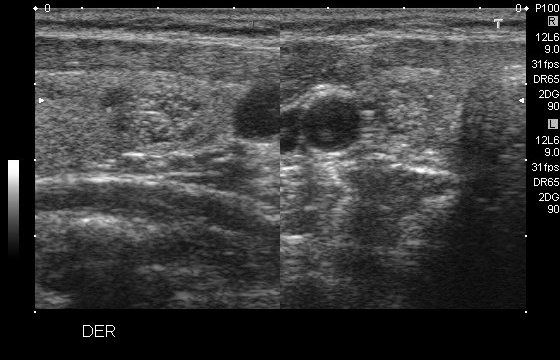
%> input picture all_image/110_1.jpg, 560 x 360 px; its folder holds only this picture in this run
$ octave main.m   (GNU Octave 9; MATLAB toolbox functions it lacks are replaced by stand-ins)
%> lines starting %> are read from the running program, lines starting %| are printed output that depends on the picture; in (x1, y1, x2, y2) boxes, pixels count from 0 and x2, y2 are one past the last pixel; in counts of white or black regions, pixels touching at a corner belong together; the program's own positions count from 1
%> `hsv = rgb2hsv(im);`: hsv: size 360x560x3 double; mean H, S, V 0, 0, 59.9
### GUM.m
function [ v2 ] = GUM( x1 )
    [ m, n, k ] = size( x1 );
%> m = 360; n = 560; k = 1
    x = x1;
    mask = ( 1 / 25 ) * ones( 5, 5 );

    y1 = conv2( x, double( mask ), 'same' );
    d = x - y1;
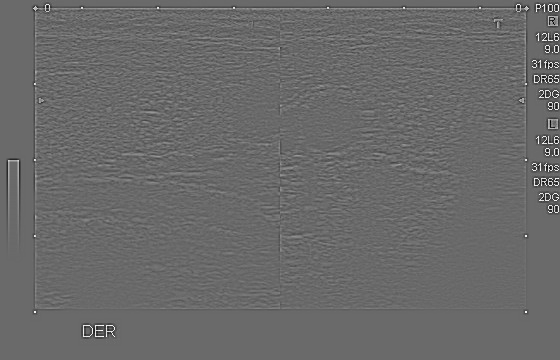
%> d: size 360x560 double; min -0.623, max 0.875, mean 6.64e-05; drawn with min black and max white
    g = 3 .* d;
    v1 = y1 + g;
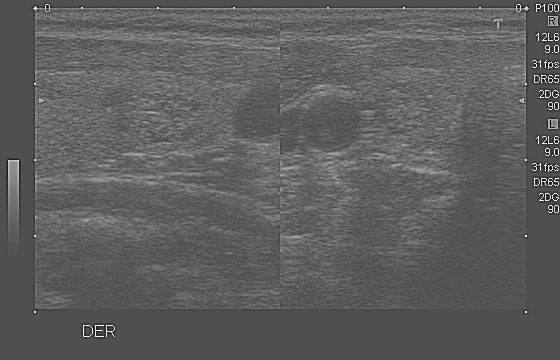
%> v1: size 360x560 double; min -1.25, max 2.75, mean 0.235; drawn with min black and max white


    % median filtering
    y2 = medfilt2( x, [ 7, 7 ] );

    % X = (1-x)/x
    X = ( 1 - x ) ./ max( x, 0.01 );
    Y = ( 1 - y2 ) ./ max( y2, 0.01 );
    I = ones( m, n );

    % d = x - y1
    d1 = I ./ ( 1 + ( X ./ Y ) );
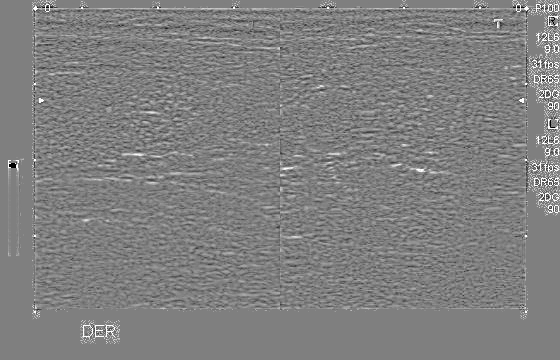
%> d1: size 360x560 double; 0.01% of the values are NaN or infinite; the others: min 0.00384, max 1, mean 0.505; drawn with min black, max white, NaN and infinite black
%     imshow(d1);
%     title('d');

    % contrast enhancement z
    h = adapthisteq( y2, 'clipLimit', 0.005 );
%     figure, imshow(h), title('z');


    c = ( 2 .* d1 ) - 1;
    Gmax = 3;Gmin = 1;eta = 0.5;
    beta = ( Gmax - Gmin ) / ( 1 - exp(  - 1 ) );
    alpha = ( Gmax - beta );
    gama = alpha + ( beta * exp(  - 1 .* abs( c ) .^ eta ) );
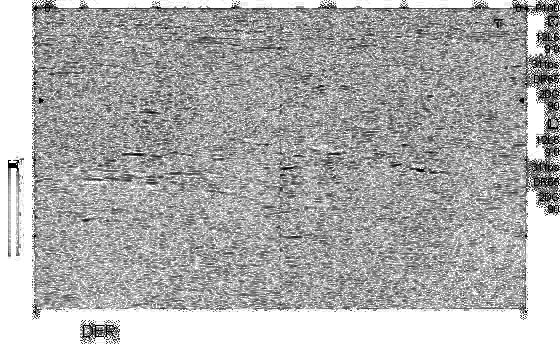
%> gama: size 360x560 double; 0.01% of the values are NaN or infinite; the others: min 1, max 3, mean 2.39; drawn with min black, max white, NaN and infinite black

    % wn modified
    ind = find(abs(c)>0.1 & abs(c)<0.3);
%> ind = 58781 values from 3057 to 201443
    gama(ind) = 0.95;
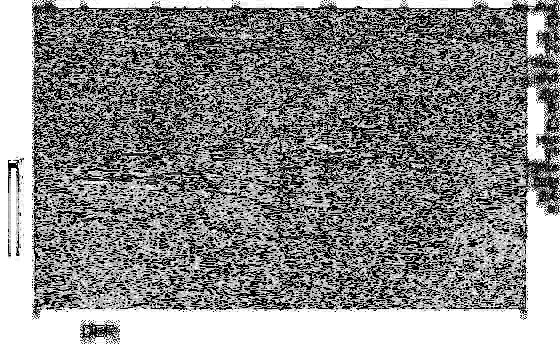
%> gama: size 360x560 double; 0.01% of the values are NaN or infinite; the others: min 0.95, max 3, mean 2.1; drawn with min black, max white, NaN and infinite black


    % gama * d1
    D = ( 1 - d1 ) ./ max( d1, 0.01 );
    g = I ./ ( 1 + D .^ gama );
%     figure, imshow(g), title('g');

    % h + g
    G = ( 1 - g ) ./ max( g, 0.01 );
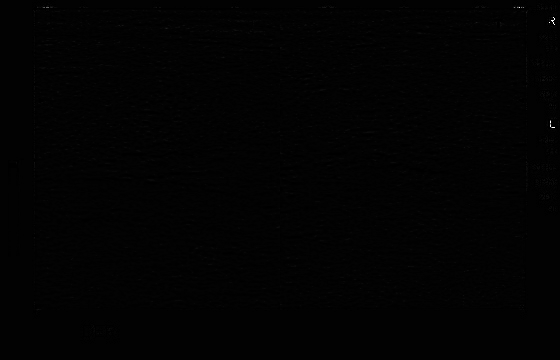
%> G: size 360x560 double; 0.01% of the values are NaN or infinite; the others: min 0, max 99.05, mean 1.06; drawn with min black, max white, NaN and infinite black
    H = ( 1 - h ) ./ max( h, 0.01 );
    v2 = I ./ max( 0.1, ( 1 + ( H .* G ) ) );

    t = v2 > 1;
%> t: size 360x560 logical; 0.01% white; 1 white region, box (x1, y1, x2, y2) and area: (9, 163, 16, 168) 30
    v2( t ) = x( t );
%> v2: size 360x560 double; min 0.00583, max 1, mean 0.257
end

### main.m
clc;
clear all;
close all;

ALL_IMAGE = './all_image/';
USM_IMAGE = './gum_denoise_image/';
RESULT_IMAGE = './gum_denoise_gamma_image/';

% read all image's name
image_name = dir([ALL_IMAGE '*.jpg']);
image_name = {image_name.name};

for i = 1:1:length(image_name)
    im_path  = [ALL_IMAGE image_name{i}];
    im = double(imread(im_path));

    % USM
    hsv = rgb2hsv(im);
    v = hsv(:, :, 3);
    Y3 = GUM( v./255);
    hsv( :, :, 3 )= Y3.*255;
%> hsv: size 360x560x3 double; mean H, S, V 0, 0, 65.6
    im_usm = hsv2rgb(hsv);

    % Gamma Trans
    a= 1;
    Gamma = 0.9;
    im_result = a * (im_usm.^Gamma);
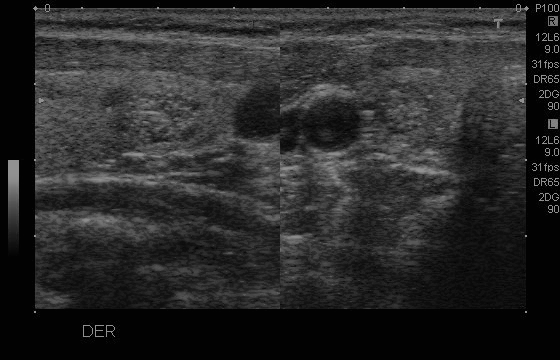
%> im_result: size 360x560x3 double; min 1.43, max 146.5, mean 41.6

    % store
    out_path_usm = [USM_IMAGE 'gum_denoise_' image_name{i}];
    out_path_result = [RESULT_IMAGE 'gum_denoise_gamma_' image_name{i}];
    imwrite(uint8(im_usm), out_path_usm);
    imwrite(uint8(im_result), out_path_result);
end

$ run again, on all_image/130_2.jpg
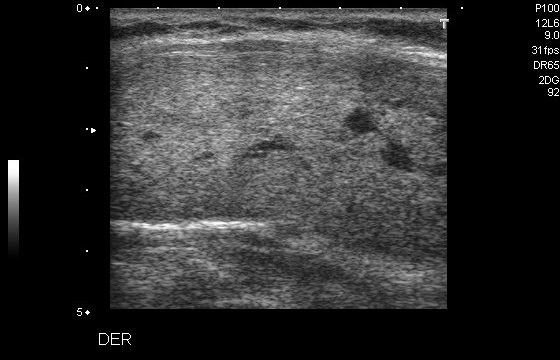
%> input picture all_image/130_2.jpg, 560 x 360 px
%> in GUM, `gama = alpha + ( beta * exp(  - 1 .* abs( c ) .^ eta ) );`:
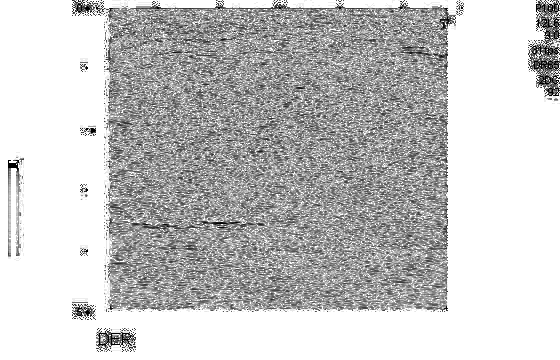
%> gama: size 360x560 double; 0.01% of the values are NaN or infinite; the others: min 1, max 3, mean 2.55; drawn with min black, max white, NaN and infinite black
%> ind = 45848 values from 3057 to 201294
%> t: size 360x560 logical; 0.01% white; 1 white region, box (x1, y1, x2, y2) and area: (9, 163, 16, 168) 30
%> `im_result = a * (im_usm.^Gamma);`:
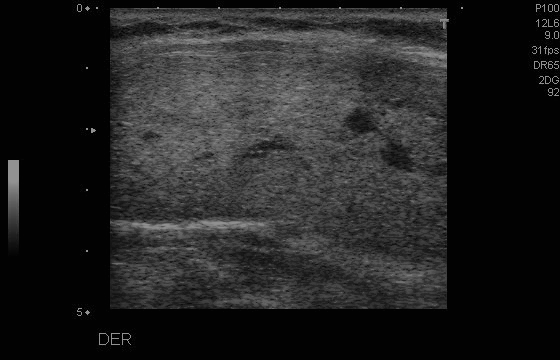
%> im_result: size 360x560x3 double; min 1.46, max 146.5, mean 35.1

$ run again, on all_image/131_1.jpg
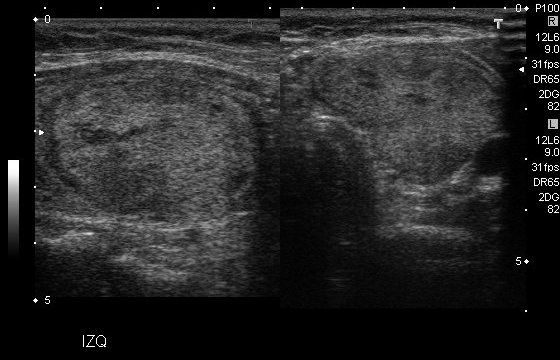
%> input picture all_image/131_1.jpg, 560 x 360 px
%> in GUM, `gama = alpha + ( beta * exp(  - 1 .* abs( c ) .^ eta ) );`:
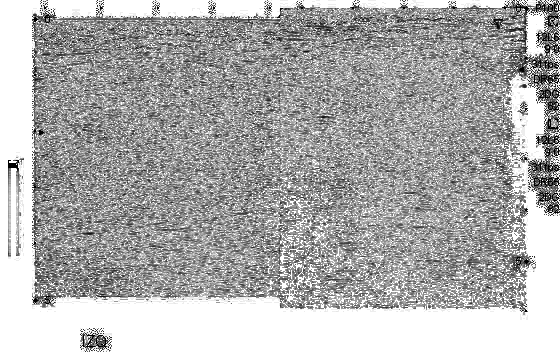
%> gama: size 360x560 double; 0.01% of the values are NaN or infinite; the others: min 1, max 3, mean 2.38; drawn with min black, max white, NaN and infinite black
%> ind = 62056 values from 3057 to 201439
%> t: size 360x560 logical; 0.01% white; 1 white region, box (x1, y1, x2, y2) and area: (9, 163, 16, 168) 30
%> `im_result = a * (im_usm.^Gamma);`:
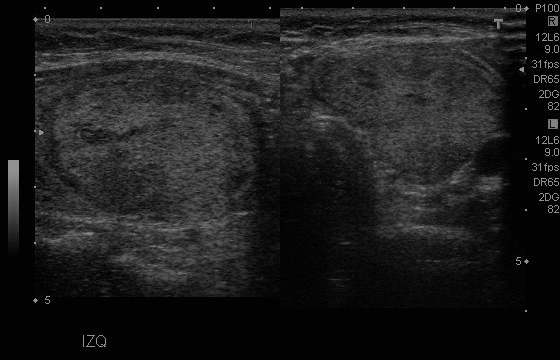
%> im_result: size 360x560x3 double; min 1.3, max 146.5, mean 29.3

$ run again, on all_image/13_1.jpg
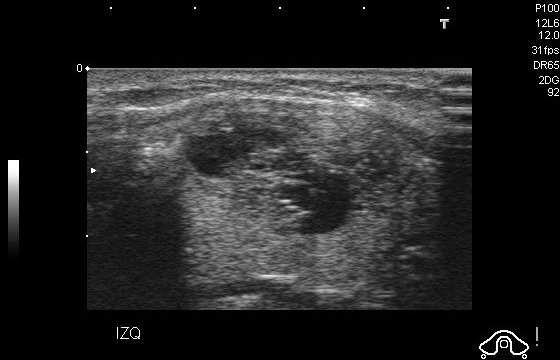
%> input picture all_image/13_1.jpg, 560 x 360 px
%> ind = 37486 values from 3057 to 201294
%> t: size 360x560 logical; 0.01% white; 1 white region, box (x1, y1, x2, y2) and area: (9, 163, 16, 168) 30
%> `im_result = a * (im_usm.^Gamma);`:
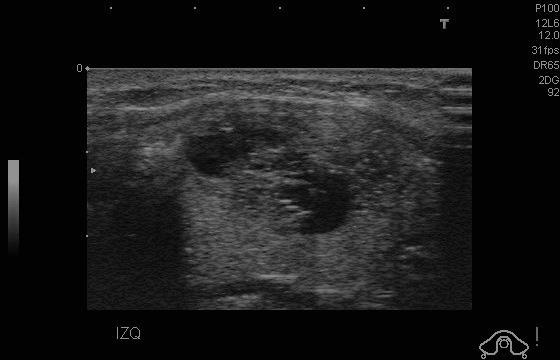
%> im_result: size 360x560x3 double; min 1.54, max 146.5, mean 25.9
